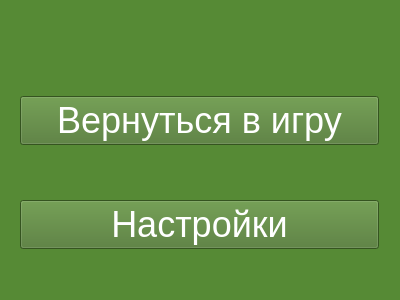
<?xml version="1.0" encoding="UTF-8"?>
<ui version="4.0">
 <class>EscWindow</class>
 <widget class="QWidget" name="EscWindow">
  <property name="geometry">
   <rect>
    <x>0</x>
    <y>0</y>
    <width>400</width>
    <height>300</height>
   </rect>
  </property>
  <property name="windowTitle">
   <string>Form</string>
  </property>
  <property name="styleSheet">
   <string notr="true">background-color: rgb(86, 138, 53);</string>
  </property>
  <widget class="QPushButton" name="pushButton">
   <property name="geometry">
    <rect>
     <x>20</x>
     <y>96</y>
     <width>359</width>
     <height>49</height>
    </rect>
   </property>
   <property name="font">
    <font>
     <family>Arial</family>
     <pointsize>27</pointsize>
    </font>
   </property>
   <property name="styleSheet">
    <string notr="true">background-color: rgb(74, 117, 45);
color: rgb(255, 255, 255);</string>
   </property>
   <property name="text">
    <string>Вернуться в игру</string>
   </property>
  </widget>
  <widget class="QPushButton" name="pushButton_2">
   <property name="geometry">
    <rect>
     <x>20</x>
     <y>200</y>
     <width>359</width>
     <height>49</height>
    </rect>
   </property>
   <property name="font">
    <font>
     <family>Arial</family>
     <pointsize>27</pointsize>
    </font>
   </property>
   <property name="styleSheet">
    <string notr="true">background-color: rgb(74, 117, 45);
color: rgb(255, 255, 255);</string>
   </property>
   <property name="text">
    <string>Настройки</string>
   </property>
  </widget>
 </widget>
 <resources/>
 <connections/>
</ui>
